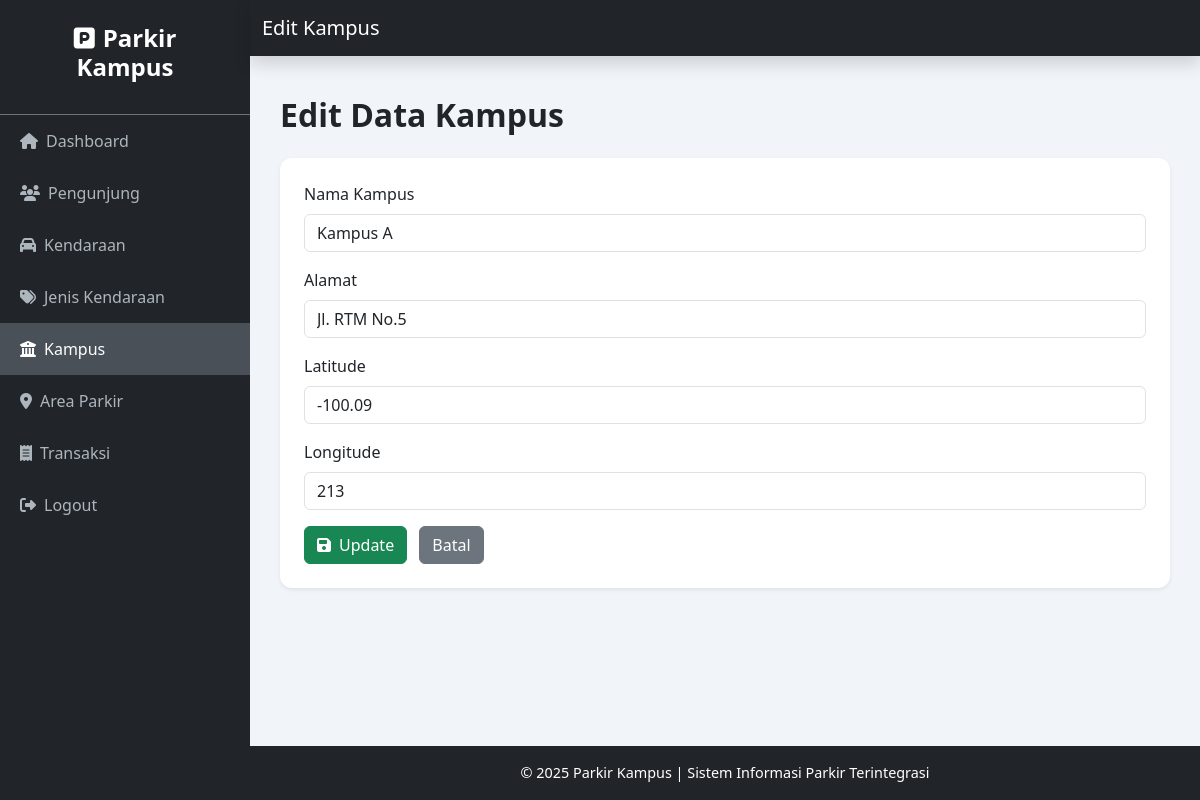
The app's page /admin/kampus/edit.php?id=2 with its own data.
### tables this page shows
CREATE TABLE `kampus` (
  `id` int(11) NOT NULL,
  `nama` varchar(20) DEFAULT NULL,
  `alamat` varchar(45) DEFAULT NULL,
  `latitude` double DEFAULT NULL,
  `longitude` double DEFAULT NULL
);

### admin/kampus/edit.php (the view, shortened to what this page needs)
<?php include '../config/koneksi.php'; ?>
<?php
$id = $_GET['id'];
$data = $koneksi->query("SELECT * FROM kampus WHERE id=$id")->fetch_assoc();
?>
<!DOCTYPE html>
<html lang="id">
<head>
  <link href="https://cdn.jsdelivr.net/npm/bootstrap@5.3.3/dist/css/bootstrap.min.css" rel="stylesheet">
  <link rel="stylesheet" href="https://cdnjs.cloudflare.com/ajax/libs/font-awesome/6.5.0/css/all.min.css">
</head>
<body>
<div class="sidebar">
  <div class="p-4 text-center border-bottom border-secondary">
    <h4><i class="fas fa-parking me-2"></i>Parkir Kampus</h4>
  </div>
  <a href="../adminlte/admin.php"><i class="fas fa-home me-2"></i>Dashboard</a>
  <a href="../pengunjung/index.php"><i class="fas fa-users me-2"></i>Pengunjung</a>
  <a href="../kendaraan/index.php"><i class="fas fa-car me-2"></i>Kendaraan</a>
  <a href="../jenis/index.php"><i class="fas fa-tags me-2"></i>Jenis Kendaraan</a>
  <a href="index.php" class="active"><i class="fas fa-university me-2"></i>Kampus</a>
  <a href="../area_parkir/index.php"><i class="fas fa-map-marker-alt me-2"></i>Area Parkir</a>
  <a href="../transaksi/index.php"><i class="fas fa-receipt me-2"></i>Transaksi</a>
  <a href="../logout/index.php"><i class="fas fa-sign-out-alt me-2"></i>Logout</a>
</div>
<nav class="navbar navbar-expand-lg navbar-dark bg-dark sticky-top shadow">
  <div class="container-fluid">
    <span class="navbar-brand">Edit Kampus</span>
  </div>
</nav>
<div class="content">
  <h2 class="fw-bold mb-4">Edit Data Kampus</h2>
  <div class="card shadow-sm p-4">
    <form method="post">
      <div class="mb-3">
        <label class="form-label">Nama Kampus</label>
        <input type="text" name="nama" class="form-control" value="<?= htmlspecialchars($data['nama']) ?>" required>
      </div>
      <div class="mb-3">
        <label class="form-label">Alamat</label>
        <input type="text" name="alamat" class="form-control" value="<?= htmlspecialchars($data['alamat']) ?>" required>
      </div>
      <div class="mb-3">
        <label class="form-label">Latitude</label>
        <input type="text" name="latitude" class="form-control" value="<?= htmlspecialchars($data['latitude']) ?>" required>
      </div>
      <div class="mb-3">
        <label class="form-label">Longitude</label>
        <input type="text" name="longitude" class="form-control" value="<?= htmlspecialchars($data['longitude']) ?>" required>
      </div>
      <button type="submit" name="update" class="btn btn-success"><i class="fas fa-save me-2"></i>Update</button>
      <a href="index.php" class="btn btn-secondary ms-2">Batal</a>
    </form>
  </div>
</div>
<footer>
  <div class="container">
    <span>&copy; <?= date('Y') ?> Parkir Kampus | Sistem Informasi Parkir Terintegrasi</span>
  </div>
</footer>
</body>
</html>

### admin/kampus/edit.php (style rules this page uses)
body { background-color: #f1f4f9; position: relative; min-height: 100vh; padding-bottom: 80px; }
.sidebar { width: 250px; min-height: 100vh; background-color: #212529; position: fixed; color: #fff; }
.sidebar h4 { font-weight: bold; }
.sidebar a { color: #adb5bd; display: block; padding: 14px 20px; text-decoration: none; transition: all 0.2s; }
.sidebar a:hover, .sidebar a.active { background-color: #495057; color: #fff; }
.content { margin-left: 250px; padding: 40px 30px; }
.navbar { margin-left: 250px; }
.card { border: none; border-radius: 12px; }
footer { position: fixed; bottom: 0; left: 250px; right: 0; background-color: #212529; color: #fff; text-align: center; padding: 16px 0; font-size: 0.9rem; }

### records on screen
kampus: nama "Kampus A", alamat "Jl. RTM No.5", latitude "-100.09", longitude "213"
